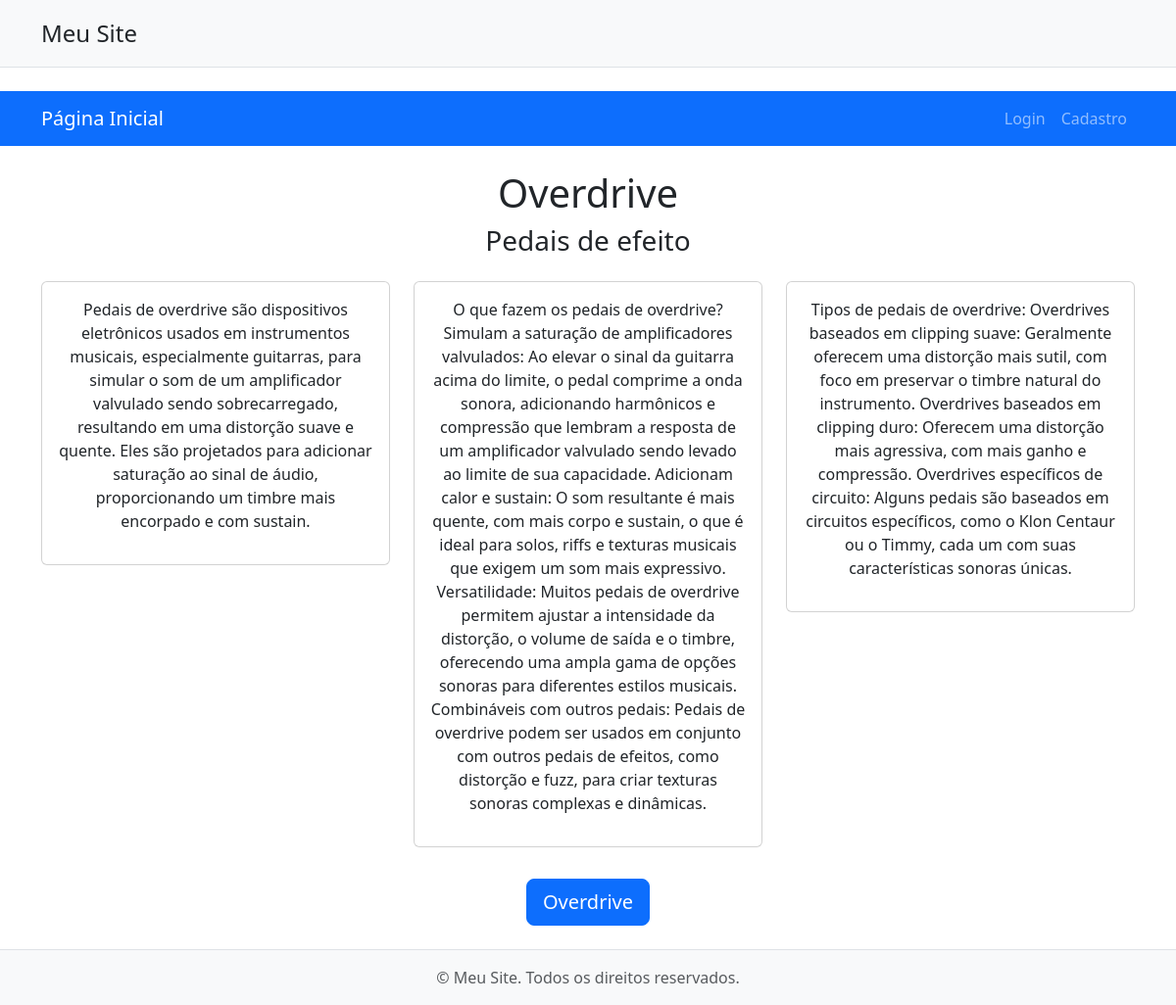
The page / on the database its author committed.
### website/models.py (models this page shows, shortened)
class ConteudoLandingPage(models.Model):
    titulo_principal = models.CharField(max_length=200)
    subtitulo = models.CharField(max_length=300)
    descricao_servico_1 = models.TextField()
    descricao_servico_2 = models.TextField(blank=True, null=True)
    descricao_servico_3 = models.TextField(blank=True, null=True)
    cta_texto = models.CharField('Texto do botão principal', max_length=100, blank=True, null=True)

### website/views.py (the view)
# urls.py: path('', views.landing_page_view, name='landing_page'),
def landing_page_view(request):
    conteudo = ConteudoLandingPage.objects.first()
    return render(request, 'website/landing_page.html', {'conteudo': conteudo})

### templates/website/landing_page.html (shortened to what this page needs)
{% extends 'base.html' %}
{% block content %}
<div class="text-center">
  <h1>{{ conteudo.titulo_principal }}</h1>
  <h3>{{ conteudo.subtitulo }}</h3>
  <div class="row mt-4">
    <div class="col-md-4">
      <div class="card mb-3">
        <div class="card-body">
          <p>{{ conteudo.descricao_servico_1 }}</p>
        </div>
      </div>
    </div>
    {% if conteudo.descricao_servico_2 %}
    <div class="col-md-4">
      <div class="card mb-3">
        <div class="card-body">
          <p>{{ conteudo.descricao_servico_2 }}</p>
        </div>
      </div>
    </div>
    {% endif %}
    {% if conteudo.descricao_servico_3 %}
    <div class="col-md-4">
      <div class="card mb-3">
        <div class="card-body">
          <p>{{ conteudo.descricao_servico_3 }}</p>
        </div>
      </div>
    </div>
    {% endif %}
  </div>
  {% if conteudo.cta_texto %}
  <a href="/signup/" class="btn btn-primary btn-lg mt-3">{{ conteudo.cta_texto }}</a>
  {% endif %}
</div>
{% endblock %}

### templates/base.html (shortened to what this page needs)
{% load static %}
<!DOCTYPE html>
<html lang="pt-br">
<head>
    <link href="https://cdn.jsdelivr.net/npm/bootstrap@5.3.3/dist/css/bootstrap.min.css" rel="stylesheet">
</head>
<body>
    {% include "partials/_header.html" %}
    {% include "partials/_nav.html" %}
    <main class="container my-4">
        {% block content %}{% endblock %}
    </main>
    {% include "partials/_footer.html" %}
</body>
</html>

### templates/partials/_header.html (shortened to what this page needs)
<header class="py-3 mb-4 border-bottom bg-light">
  <div class="container d-flex flex-wrap justify-content-center">
    <a href="/" class="d-flex align-items-center mb-3 mb-lg-0 me-lg-auto text-dark text-decoration-none">
      <span class="fs-4">Meu Site</span>
    </a>
  </div>
</header>

### templates/partials/_nav.html (shortened to what this page needs)
<nav class="navbar navbar-expand-lg navbar-dark bg-primary">
  <div class="container">
    <a class="navbar-brand" href="/">Página Inicial</a>
    <div class="collapse navbar-collapse" id="navbarNav">
      <ul class="navbar-nav ms-auto">
        {% if user.is_authenticated %}
          <li class="nav-item">
            <a class="nav-link" href="/dashboard/">Dashboard</a>
          </li>
          <li class="nav-item">
            <form method="post" action="/logout/" style="display:inline;">
              {% csrf_token %}
              <button class="btn btn-link nav-link" type="submit">Sair</button>
            </form>
          </li>
        {% else %}
          <li class="nav-item">
            <a class="nav-link" href="/login/">Login</a>
          </li>
          <li class="nav-item">
            <a class="nav-link" href="/signup/">Cadastro</a>
          </li>
        {% endif %}
      </ul>
    </div>
  </div>
</nav>

### templates/partials/_footer.html
<footer class="footer mt-auto py-3 bg-light border-top">
  <div class="container text-center">
    <span class="text-muted">&copy; {{ now|date:'Y' }} Meu Site. Todos os direitos reservados.</span>
  </div>
</footer>

### rows shown on the page
ConteudoLandingPage: titulo_principal "Overdrive", subtitulo "Pedais de efeito", descricao_servico_1 "Pedais de overdrive são dispositivos eletrônicos usados em instrumentos musicais, especialmente guitarras, para simular o som de um amplificador valvulado sendo sobrecarregado, resultando em uma distorção suave e quente. Eles são projetados para adicionar saturação ao sinal de áudio, proporcionando um timbre mais encorpado e com sustain.", descricao_servico_2 "O que fazem os pedais de overdrive? Simulam a saturação de amplificadores valvulados: Ao elevar o sinal da guitarra acima do limite, o pedal comprime a onda sonora, adicionando harmônicos e compressão que lembram a resposta de um amplificador valvulado sendo levado ao limite de sua capacidade. Adicionam calor e sustain: O som resultante é mais quente, com mais corpo e sustain, o que é ideal para solos, riffs e texturas musicais que exigem um som mais expressivo. Versatilidade: Muitos pedais de overdrive permitem ajustar a intensidade da distorção, o volume de saída e o timbre, oferecendo uma ampla gama de opções sonoras para diferentes estilos musicais. Combináveis com outros pedais: Pedais…", descricao_servico_3 "Tipos de pedais de overdrive: Overdrives baseados em clipping suave: Geralmente oferecem uma distorção mais sutil, com foco em preservar o timbre natural do instrumento. Overdrives baseados em clipping duro: Oferecem uma distorção mais agressiva, com mais ganho e compressão. Overdrives específicos de circuito: Alguns pedais são baseados em circuitos específicos, como o Klon Centaur ou o Timmy, cada um com suas características sonoras únicas.", cta_texto "Overdrive"
